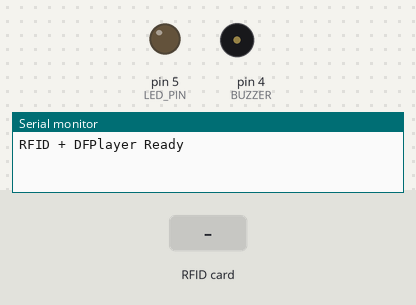
The sketch below on a simulated Arduino Uno, built with avr-gcc and run on an emulated ATmega328P. On the bench: output pins drawn as LEDs (lit = HIGH), buzzer (waves = sounding, pin HIGH), the last lines printed to the serial monitor. The inputs (shaded band) are chosen by the test bench. The audio player accepts every command and is not drawn; pins used as bus, display or sensor lines are not drawn.

Above: at 1.7 s.
1.8 s: RFID card B3 0B 78 02 held to the reader
At 3.0 s:
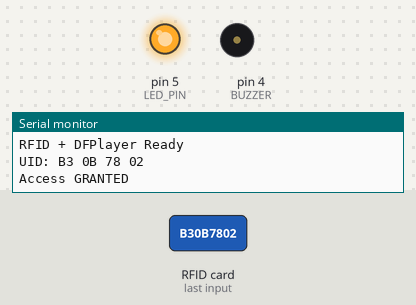
3.4 s: RFID card 11 22 33 44 held to the reader
At 4.6 s:
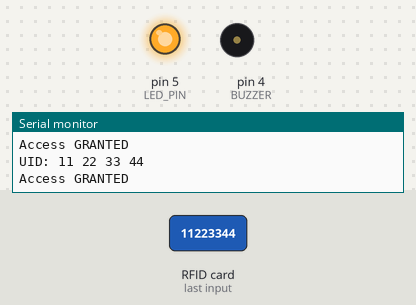
4.9 s: RFID card 5E 7A 19 C4 held to the reader
At 5.3 s:
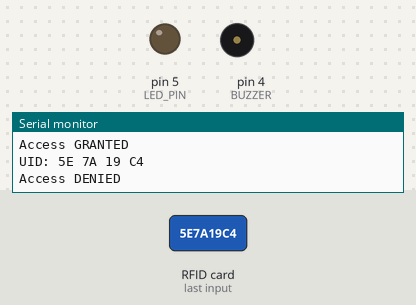
Timing chart, 0 to 7.9 s (numbered marks = the images above; inputs shaded):
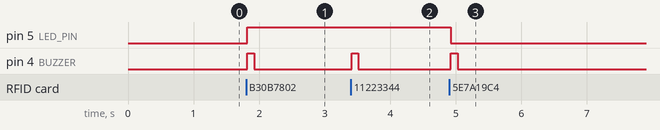

Measured:
- after the input at 1.8 s, pin 5 (LED_PIN): LOW → HIGH at once; pin 4 (BUZZER): LOW → HIGH at once, → LOW 0.11 s later
- after the input at 3.4 s, pin 4 (BUZZER): LOW → HIGH at once, → LOW 0.11 s later
- after the input at 4.9 s, pin 5 (LED_PIN): HIGH → LOW at once; pin 4 (BUZZER): LOW → HIGH at once, → LOW 0.11 s later

The sketch:

RFID_DFPLAYER.ino
```cpp
#include <SPI.h>
#include <MFRC522.h>
#include <SoftwareSerial.h>
#include <DFRobotDFPlayerMini.h>

// ===== Pin Config =====
#define SDA_PIN 10
#define RST_PIN 9
#define BUZZER 4
#define LED_PIN 5

// DFPlayer
#define DF_RX 2
#define DF_TX 3

SoftwareSerial dfSerial(DF_RX, DF_TX);
DFRobotDFPlayerMini df;

MFRC522 rfid(SDA_PIN, RST_PIN);

// ===== State Machine =====
enum State {
  IDLE,
  READING,
  PROCESS
};

State currentState = IDLE;

// ===== Timing =====
unsigned long lastBeepTime = 0;
bool buzzerActive = false;

// ===== UID Buffer =====
char uidBuffer[20];

// ===== User List =====
const char *allowedUIDs[] = {
  "B3 0B 78 02",
  "11 22 33 44"
};

const int totalUsers = sizeof(allowedUIDs) / sizeof(allowedUIDs[0]);

// ===== scan =====
char lastUID[20] = "";
unsigned long lastScanTime = 0;
const unsigned long duplicateDelay = 2000;

// ===== RFID =====
void uidToString(MFRC522::Uid *uid, char *output) {
  output[0] = '\0';

  for (byte i = 0; i < uid->size; i++) {
    char buf[4];
    sprintf(buf, "%02X", uid->uidByte[i]);
    strcat(output, buf);

    if (i < uid->size - 1) strcat(output, " ");
  }
}

bool isAuthorized(char *uid) {
  for (int i = 0; i < totalUsers; i++) {
    if (strcmp(uid, allowedUIDs[i]) == 0) return true;
  }
  return false;
}

// ===== Beep =====
void beep(unsigned long duration = 100) {
  digitalWrite(BUZZER, HIGH);
  lastBeepTime = millis();
  buzzerActive = true;
}

void handleBeep() {
  if (buzzerActive && millis() - lastBeepTime >= 100) {
    digitalWrite(BUZZER, LOW);
    buzzerActive = false;
  }
}

// ===== Setup =====
void setup() {
  Serial.begin(9600);
  SPI.begin();
  rfid.PCD_Init();

  dfSerial.begin(9600);
  if (!df.begin(dfSerial)) {
    Serial.println("DFPlayer gagal!");
    while (true)
      ;
  }
  df.volume(20);

  pinMode(BUZZER, OUTPUT);
  pinMode(LED_PIN, OUTPUT);

  digitalWrite(BUZZER, LOW);
  digitalWrite(LED_PIN, LOW);

  Serial.println("RFID + DFPlayer Ready");
  df.play(2);  // track 1
}

// ===== Loop =====
void loop() {
  handleBeep();

  switch (currentState) {

    case IDLE:
      if (!rfid.PICC_IsNewCardPresent()) return;
      if (!rfid.PICC_ReadCardSerial()) return;

      uidToString(&rfid.uid, uidBuffer);
      currentState = READING;
      break;

    case READING:
      Serial.print("UID: ");
      Serial.println(uidBuffer);

      beep();
      currentState = PROCESS;
      break;

    case PROCESS:

      if (strcmp(uidBuffer, lastUID) == 0 && millis() - lastScanTime < duplicateDelay) {
        Serial.println("Duplicate scan ignored");
        currentState = IDLE;
        return;
      }

      strcpy(lastUID, uidBuffer);
      lastScanTime = millis();

      if (isAuthorized(uidBuffer)) {
        Serial.println("Access GRANTED");
        digitalWrite(LED_PIN, HIGH);

        df.play(3);  // track 1 (akses diterima)

      } else {
        Serial.println("Access DENIED");
        digitalWrite(LED_PIN, LOW);

        df.play(1);  // track 2 (akses ditolak)
      }

      rfid.PICC_HaltA();
      currentState = IDLE;
      break;
  }
}
```
